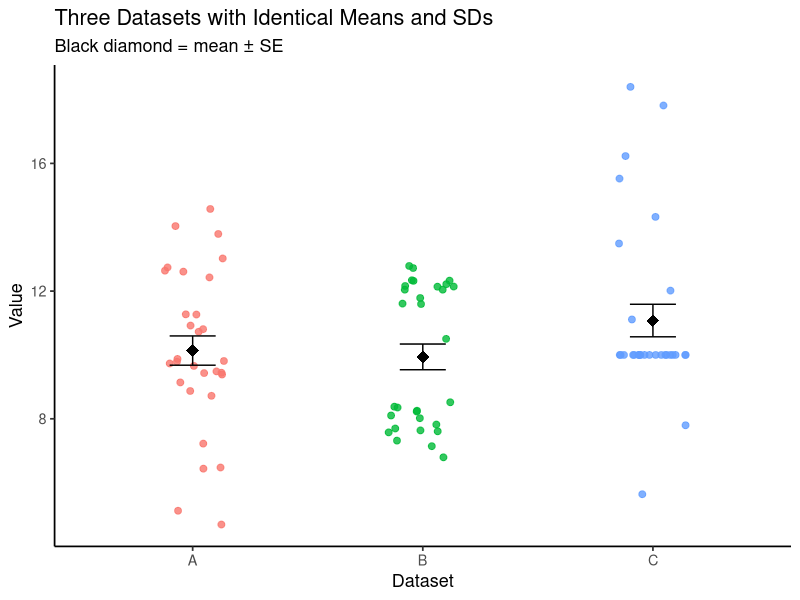
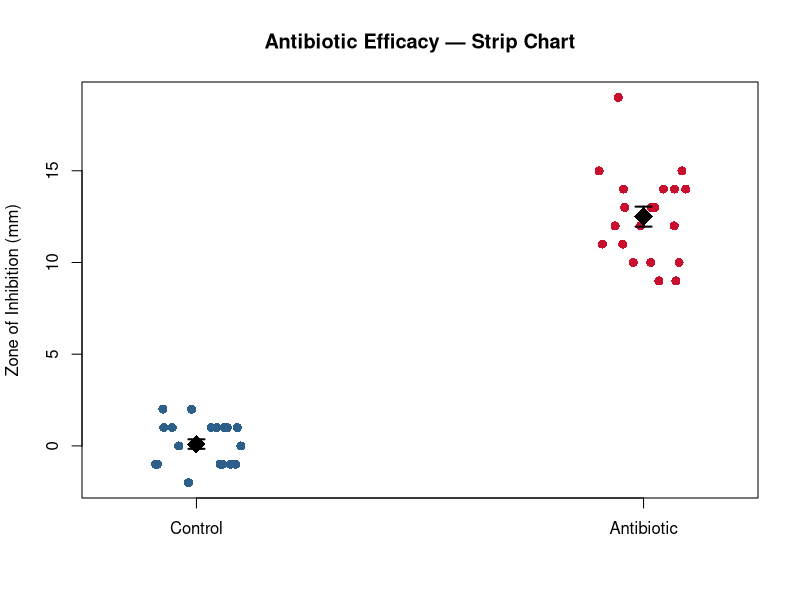
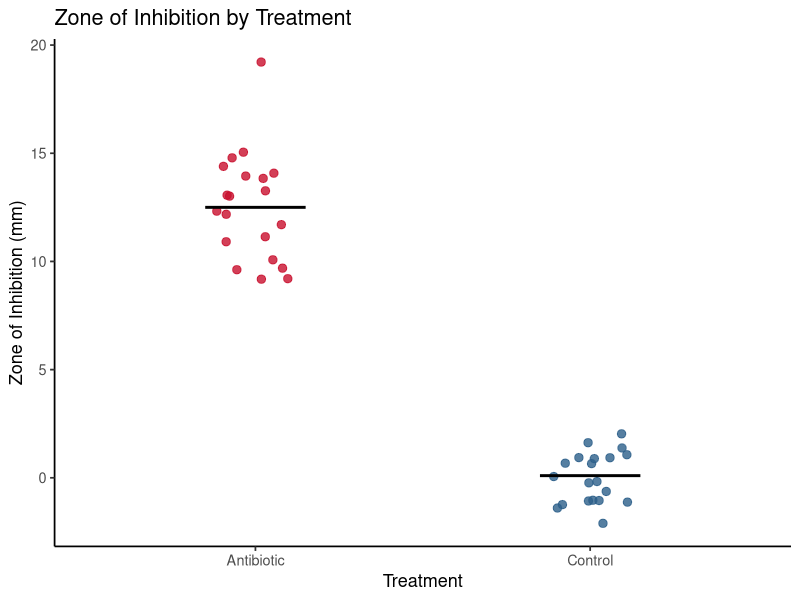
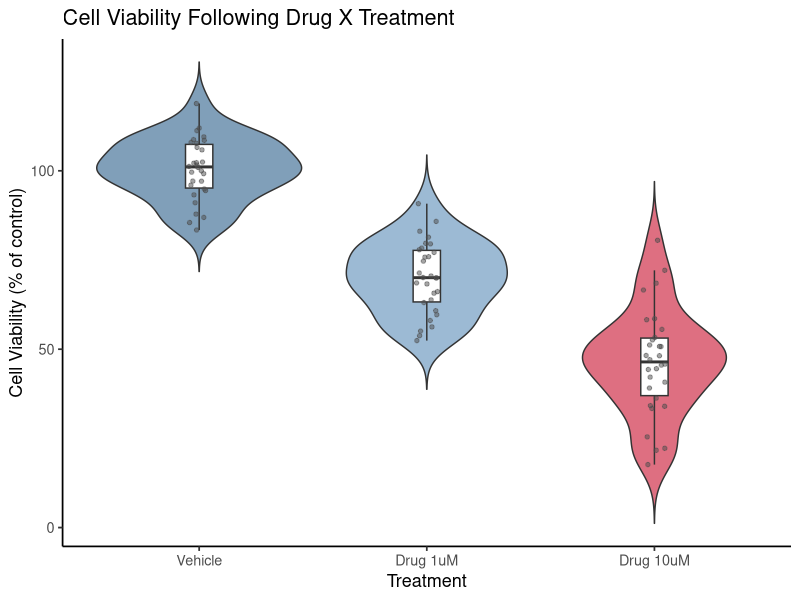
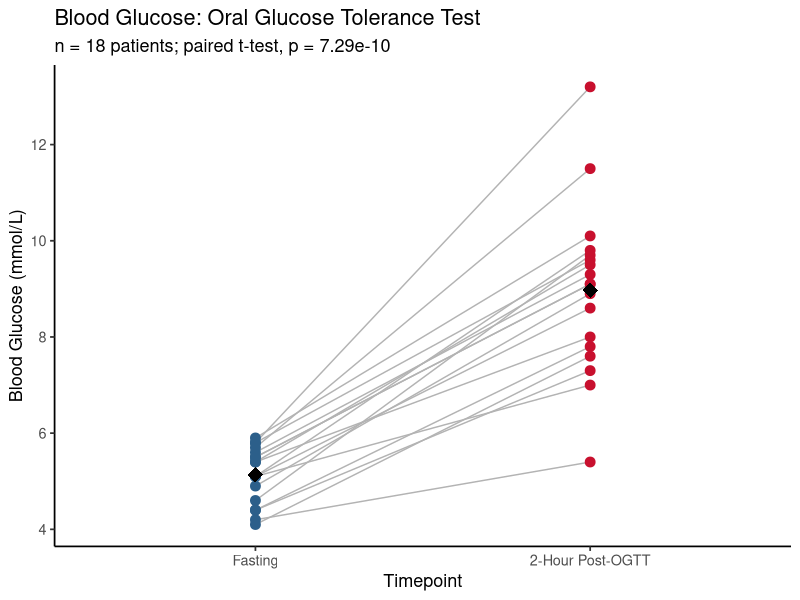

The R script that drew these images, in order:
## ---- chunk 1
knitr::opts_chunk$set(echo = TRUE)
## ---- chunk 2
library(ggplot2)

# Three datasets with identical means, SDs — but very different shapes
set.seed(42)
n <- 30

data_A <- rnorm(n, mean = 10, sd = 2)
data_B <- c(rnorm(15, 8, 0.5), rnorm(15, 12, 0.5))   # Bimodal
data_C <- c(rep(10, 20), rnorm(10, 10, 6))              # Outlier-heavy

df_demo <- data.frame(
  value = c(data_A, data_B, data_C),
  group = rep(c("A", "B", "C"), each = n)
)

# All three look identical as means ± SD
tapply(df_demo$value, df_demo$group, function(x) round(c(mean = mean(x), sd = sd(x)), 2))
## ---- chunk 3
# But look very different when you plot the raw data
ggplot(df_demo, aes(x = group, y = value, colour = group)) +
  geom_jitter(width = 0.15, size = 2, alpha = 0.8) +
  stat_summary(fun = mean, geom = "point", shape = 18, size = 4, colour = "black") +
  stat_summary(fun.data = mean_se, geom = "errorbar", width = 0.2, colour = "black") +
  labs(title  = "Three Datasets with Identical Means and SDs",
       subtitle = "Black diamond = mean ± SE",
       x = "Dataset", y = "Value") +
  theme_classic(base_size = 13) +
  theme(legend.position = "none")
## ---- chunk 4
set.seed(303)
# Drug efficacy experiment: bacterial growth inhibition (mm zone of inhibition)
control    <- round(rnorm(20, mean = 0,    sd = 1.5))   # No drug
antibiotic <- round(rnorm(20, mean = 12.4, sd = 2.8))   # Drug added

# Base R stripchart
stripchart(list(Control = control, Antibiotic = antibiotic),
           method   = "jitter",
           vertical = TRUE,
           pch      = 16,
           cex      = 1.2,
           col      = c("#2C5F8A", "#C8102E"),
           ylab     = "Zone of Inhibition (mm)",
           main     = "Antibiotic Efficacy — Strip Chart")

# Add means ± SE
means <- c(mean(control), mean(antibiotic))
ses   <- c(sd(control)/sqrt(20), sd(antibiotic)/sqrt(20))
points(1:2, means, pch = 18, cex = 2.5, col = "black")
arrows(1:2, means - ses, 1:2, means + ses,
       angle = 90, code = 3, length = 0.08, lwd = 2, col = "black")
## ---- chunk 5
# Combine into a data frame for ggplot2
growth_df <- data.frame(
  inhibition = c(control, antibiotic),
  group      = rep(c("Control", "Antibiotic"), each = 20)
)

ggplot(growth_df, aes(x = group, y = inhibition, colour = group)) +
  geom_jitter(width = 0.12, size = 2.5, alpha = 0.8) +
  stat_summary(fun = mean, geom = "crossbar",
               width = 0.3, fatten = 2, colour = "black") +
  scale_colour_manual(values = c("Control" = "#2C5F8A", "Antibiotic" = "#C8102E")) +
  labs(title = "Zone of Inhibition by Treatment",
       x     = "Treatment",
       y     = "Zone of Inhibition (mm)") +
  theme_classic(base_size = 13) +
  theme(legend.position = "none")
## ---- chunk 6
set.seed(55)
# Cell viability (% of control) after three drug treatments
cell_df <- data.frame(
  viability = c(rnorm(30, 100, 8),     # Vehicle control
                rnorm(30,  72, 12),    # Drug X (1 uM)
                rnorm(30,  45, 15)),   # Drug X (10 uM)
  treatment = rep(c("Vehicle", "Drug 1uM", "Drug 10uM"), each = 30)
)

# Set factor order for logical display
cell_df$treatment <- factor(cell_df$treatment,
                             levels = c("Vehicle", "Drug 1uM", "Drug 10uM"))

ggplot(cell_df, aes(x = treatment, y = viability, fill = treatment)) +
  geom_violin(trim = FALSE, alpha = 0.6) +
  geom_boxplot(width = 0.12, fill = "white", outlier.shape = NA) +
  geom_jitter(width = 0.05, size = 1.2, alpha = 0.5, colour = "grey30") +
  scale_fill_manual(values = c("Vehicle"    = "#2C5F8A",
                               "Drug 1uM"   = "#5B8DB8",
                               "Drug 10uM"  = "#C8102E")) +
  labs(title = "Cell Viability Following Drug X Treatment",
       x     = "Treatment",
       y     = "Cell Viability (% of control)") +
  theme_classic(base_size = 13) +
  theme(legend.position = "none")
## ---- chunk 7
# Return to the antibiotic example
# H₀: mean zone of inhibition is the same in control and antibiotic groups
# H₁: antibiotic produces a larger zone of inhibition

result_indep <- t.test(antibiotic, control,
                       alternative = "greater",   # We predict antibiotic > control
                       var.equal   = FALSE)        # Welch's t-test — safer default
result_indep
## ---- chunk 8
# Before/after experiment: blood glucose (mmol/L) in 18 patients
# measured before and 2 hours after an oral glucose tolerance test (OGTT)
set.seed(888)
n_patients <- 18
glucose_fasting  <- round(rnorm(n_patients, mean = 5.2, sd = 0.5), 1)
glucose_2hr      <- glucose_fasting + round(rnorm(n_patients, mean = 3.8, sd = 1.2), 1)

cat("Fasting glucose:   mean =", round(mean(glucose_fasting), 2), "mmol/L\n")
cat("2-hour glucose:    mean =", round(mean(glucose_2hr),     2), "mmol/L\n")
cat("Mean difference:         ", round(mean(glucose_2hr - glucose_fasting), 2), "mmol/L\n")
## ---- chunk 9
# Paired t-test
# H₀: mean glucose does not change after OGTT
# H₁: glucose increases after OGTT
result_paired <- t.test(glucose_2hr, glucose_fasting,
                        paired      = TRUE,
                        alternative = "greater")
result_paired
## ---- chunk 10
# Visualise the paired nature of the data
patient_df <- data.frame(
  glucose  = c(glucose_fasting, glucose_2hr),
  timepoint = rep(c("Fasting", "2-Hour Post-OGTT"), each = n_patients),
  patient  = rep(1:n_patients, 2)
)

patient_df$timepoint <- factor(patient_df$timepoint,
                                levels = c("Fasting", "2-Hour Post-OGTT"))

ggplot(patient_df, aes(x = timepoint, y = glucose)) +
  geom_line(aes(group = patient), colour = "grey70", linewidth = 0.5) +
  geom_point(aes(colour = timepoint), size = 3) +
  scale_colour_manual(values = c("Fasting"          = "#2C5F8A",
                                 "2-Hour Post-OGTT" = "#C8102E")) +
  stat_summary(fun = mean, geom = "point", shape = 18,
               size = 5, colour = "black") +
  labs(title    = "Blood Glucose: Oral Glucose Tolerance Test",
       subtitle = paste0("n = ", n_patients, " patients; paired t-test, p = ",
                         formatC(result_paired$p.value, format = "e", digits = 2)),
       x        = "Timepoint",
       y        = "Blood Glucose (mmol/L)") +
  theme_classic(base_size = 13) +
  theme(legend.position = "none")
